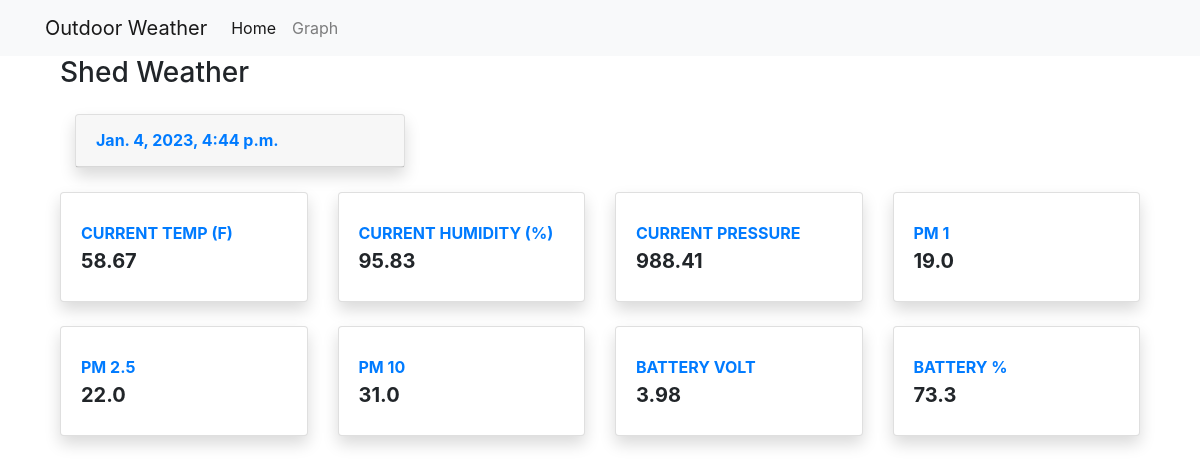
Before: / with the older database file.
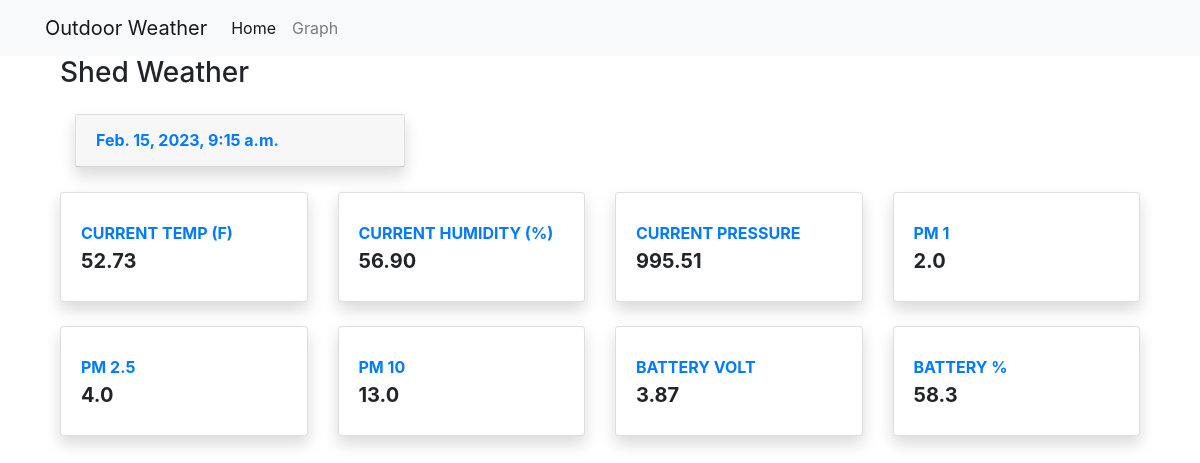
After: the same page with the newer database file.
### outdoorAir/models.py (models this page shows)
class shedWeather(models.Model):
    id = models.AutoField(primary_key=True)
    device = models.CharField(max_length=100)
    dt = models.DateTimeField(default=timezone.now)
    bme_temp = models.FloatField()
    bme_humidity = models.FloatField()
    bme_pressure = models.FloatField()
    bme_altitude = models.FloatField()
    bme_gas = models.FloatField()
    pm_1 = models.FloatField()
    pm_25 = models.FloatField()
    pm_10 = models.FloatField()
    batt_volt = models.FloatField()
    batt_perc = models.FloatField()

### outdoorAir/views.py (the view)
# urls.py: path('', views.index, name='index'),
def index(request):
    last_entry = shedWeather.objects.last()
    print(last_entry)
    context = {
    'last_entry': last_entry,
    }
    return render(request, 'index.html', context=context)

### outdoorAir/templates/index.html (shortened to what this page needs)
{% extends "base.html" %}
{% load static %}
{% block page_content %}
<div class="container-fluid">
    <div class="d-sm-flex align-items-center justify-content-between mb-4">
    <h1 class="h3 mb-0 text-gray-800">Shed Weather</h1>
</div>
<div class="col-xl-4 col-lg-5">
    <div class="card shadow mb-4">
        <div
            class="card-header py-3 d-flex flex-row align-items-center justify-content-between">
            <h6 class="m-0 font-weight-bold text-primary">{{last_entry.dt }}</h6>
        </div>
    </div>
</div>
<div class="row">
                        <div class="col-xl-3 col-md-6 mb-4">
                            <div class="card border-left-primary shadow h-100 py-2">
                                <div class="card-body">
                                    <div class="row no-gutters align-items-center">
                                        <div class="col mr-2">
                                            <div class="text-xs font-weight-bold text-primary text-uppercase mb-1">
                                                Current Temp (f)</div>
                                            <div class="h5 mb-0 font-weight-bold text-gray-800">{{ last_entry.bme_temp |floatformat:2 }}</div>
                                        </div>
                                    </div>
                                </div>
                            </div>
                        </div>
                        <div class="col-xl-3 col-md-6 mb-4">
                            <div class="card border-left-primary shadow h-100 py-2">
                                <div class="card-body">
                                    <div class="row no-gutters align-items-center">
                                        <div class="col mr-2">
                                            <div class="text-xs font-weight-bold text-primary text-uppercase mb-1">
                                                Current Humidity (%)</div>
                                            <div class="h5 mb-0 font-weight-bold text-gray-800">{{ last_entry.bme_humidity |floatformat:2 }}</div>
                                        </div>
                                    </div>
                                </div>
                            </div>
                        </div>
                        <div class="col-xl-3 col-md-6 mb-4">
                            <div class="card border-left-primary shadow h-100 py-2">
                                <div class="card-body">
                                    <div class="row no-gutters align-items-center">
                                        <div class="col mr-2">
                                            <div class="text-xs font-weight-bold text-primary text-uppercase mb-1">
                                                Current Pressure</div>
                                            <div class="h5 mb-0 font-weight-bold text-gray-800">{{ last_entry.bme_pressure   }}</div>
                                        </div>
                                    </div>
                                </div>
                            </div>
                        </div>
                        <div class="col-xl-3 col-md-6 mb-4">
                            <div class="card border-left-primary shadow h-100 py-2">
                                <div class="card-body">
                                    <div class="row no-gutters align-items-center">
                                        <div class="col mr-2">
                                            <div class="text-xs font-weight-bold text-primary text-uppercase mb-1">
                                                PM 1</div>
                                            <div class="h5 mb-0 font-weight-bold text-gray-800">{{ last_entry.pm_1   }}</div>
                                        </div>
                                    </div>
                                </div>
                            </div>
                        </div>
                        <div class="col-xl-3 col-md-6 mb-4">
                            <div class="card border-left-primary shadow h-100 py-2">
                                <div class="card-body">
                                    <div class="row no-gutters align-items-center">
                                        <div class="col mr-2">
                                            <div class="text-xs font-weight-bold text-primary text-uppercase mb-1">
                                                PM 2.5</div>
                                            <div class="h5 mb-0 font-weight-bold text-gray-800">{{ last_entry.pm_25   }}</div>
                                        </div>
                                    </div>
                                </div>
                            </div>
                        </div>
                        <div class="col-xl-3 col-md-6 mb-4">
                            <div class="card border-left-primary shadow h-100 py-2">
                                <div class="card-body">
                                    <div class="row no-gutters align-items-center">
                                        <div class="col mr-2">
                                            <div class="text-xs font-weight-bold text-primary text-uppercase mb-1">
                                                PM 10</div>
                                            <div class="h5 mb-0 font-weight-bold text-gray-800">{{ last_entry.pm_10   }}</div>
                                        </div>
                                    </div>
                                </div>
                            </div>
                        </div>
                        <div class="col-xl-3 col-md-6 mb-4">
                            <div class="card border-left-primary shadow h-100 py-2">
                                <div class="card-body">
                                    <div class="row no-gutters align-items-center">
                                        <div class="col mr-2">
                                            <div class="text-xs font-weight-bold text-primary text-uppercase mb-1">
                                                Battery Volt</div>
                                            <div class="h5 mb-0 font-weight-bold text-gray-800">{{ last_entry.batt_volt   }}</div>
                                        </div>
                                    </div>
                                </div>
                            </div>
                        </div><div class="col-xl-3 col-md-6 mb-4">
                            <div class="card border-left-primary shadow h-100 py-2">
                                <div class="card-body">
                                    <div class="row no-gutters align-items-center">
                                        <div class="col mr-2">
                                            <div class="text-xs font-weight-bold text-primary text-uppercase mb-1">
                                                Battery %</div>
                                            <div class="h5 mb-0 font-weight-bold text-gray-800">{{ last_entry.batt_perc   }}</div>
                                        </div>
                                    </div>
                                </div>
                            </div>
                        </div>
</div>
{% endblock %}

### outdoorAir/templates/base.html (shortened to what this page needs)
<link rel="stylesheet" href="https://stackpath.bootstrapcdn.com/bootstrap/4.1.3/css/bootstrap.min.css">
<nav class="navbar navbar-expand-lg navbar-light bg-light">
    <div class="container">
        <a class="navbar-brand" href="{% url 'index' %}">Outdoor Weather</a>
        <div class="collapse navbar-collapse" id="navbarSupportedContent">
          <ul class="navbar-nav mr-auto">
            <li class="nav-item active">
              <a class="nav-link" href="{% url 'index' %}">Home</a>
            </li>
            <li class="nav-item">
              <a class="nav-link" a href="/graph">Graph</a>
            </li>
          </ul>
        </div>
    </div>
</nav>
<div class="container">
    {% block page_content %}{% endblock %}
</div>

Changed rows visible on the page:
no longer on this page (row unchanged): shedWeather: dt "Jan. 4, 2023, 4:44 p.m.", bme_temp "58.67", bme_humidity "95.83", bme_pressure "988.41", pm_1 "19.0", pm_25 "22.0", pm_10 "31.0", batt_volt "3.98", batt_perc "73.3"
added shedWeather: dt "Feb. 15, 2023, 9:15 a.m.", bme_temp "52.73", bme_humidity "56.90", bme_pressure "995.51", pm_1 "2.0", pm_25 "4.0", pm_10 "13.0", batt_volt "3.87", batt_perc "58.3"
